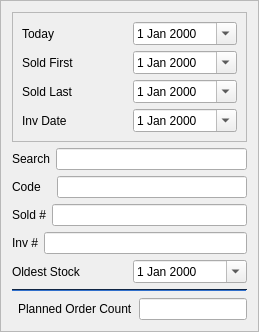
        <widget class="QFrame" name="frame_2">
         <property name="frameShape">
          <enum>QFrame::StyledPanel</enum>
         </property>
         <property name="frameShadow">
          <enum>QFrame::Raised</enum>
         </property>
         <layout class="QGridLayout" name="gridLayout_5">
          <item row="2" column="0">
           <layout class="QHBoxLayout" name="horizontalLayout_2">
            <item>
             <widget class="QLabel" name="label_3">
              <property name="text">
               <string>Code   </string>
              </property>
             </widget>
            </item>
            <item>
             <widget class="QLineEdit" name="lineEdit_3">
              <property name="placeholderText">
               <string/>
              </property>
             </widget>
            </item>
           </layout>
          </item>
          <item row="8" column="0">
           <layout class="QHBoxLayout" name="horizontalLayout_6">
            <item>
             <widget class="Line" name="line">
              <property name="orientation">
               <enum>Qt::Horizontal</enum>
              </property>
             </widget>
            </item>
            <item>
             <widget class="QLabel" name="label_7">
              <property name="text">
               <string>Planned Order Count</string>
              </property>
             </widget>
            </item>
            <item>
             <widget class="QLineEdit" name="lineEdit_7">
              <property name="placeholderText">
               <string/>
              </property>
             </widget>
            </item>
           </layout>
          </item>
          <item row="6" column="0">
           <layout class="QHBoxLayout" name="horizontalLayout_3">
            <item>
             <widget class="QLabel" name="label_8">
              <property name="text">
               <string>Oldest Stock</string>
              </property>
             </widget>
            </item>
            <item>
             <widget class="QDateEdit" name="dateEdit">
              <property name="calendarPopup">
               <bool>true</bool>
              </property>
             </widget>
            </item>
           </layout>
          </item>
          <item row="3" column="0">
           <layout class="QHBoxLayout" name="horizontalLayout_5">
            <item>
             <widget class="QLabel" name="label_6">
              <property name="text">
               <string>Sold #</string>
              </property>
             </widget>
            </item>
            <item>
             <widget class="QLineEdit" name="lineEdit_6">
              <property name="placeholderText">
               <string/>
              </property>
             </widget>
            </item>
           </layout>
          </item>
          <item row="5" column="0">
           <layout class="QHBoxLayout" name="horizontalLayout_4">
            <item>
             <widget class="QLabel" name="label_5">
              <property name="text">
               <string>Inv #</string>
              </property>
             </widget>
            </item>
            <item>
             <widget class="QLineEdit" name="lineEdit_5">
              <property name="placeholderText">
               <string/>
              </property>
             </widget>
            </item>
           </layout>
          </item>
          <item row="1" column="0">
           <layout class="QHBoxLayout" name="horizontalLayout">
            <item>
             <widget class="QLabel" name="label_2">
              <property name="text">
               <string>Search</string>
              </property>
             </widget>
            </item>
            <item>
             <widget class="QLineEdit" name="lineEdit_2">
              <property name="placeholderText">
               <string/>
              </property>
             </widget>
            </item>
           </layout>
          </item>
          <item row="7" column="0">
           <widget class="Line" name="line_2">
            <property name="palette">
             <palette>
              <active>
               <colorrole role="WindowText">
                <brush brushstyle="SolidPattern">
                 <color alpha="255">
                  <red>0</red>
                  <green>0</green>
                  <blue>0</blue>
                 </color>
                </brush>
               </colorrole>
               <colorrole role="Button">
                <brush brushstyle="SolidPattern">
                 <color alpha="255">
                  <red>32</red>
                  <green>74</green>
                  <blue>135</blue>
                 </color>
                </brush>
               </colorrole>
               <colorrole role="Light">
                <brush brushstyle="SolidPattern">
                 <color alpha="255">
                  <red>48</red>
                  <green>111</green>
                  <blue>203</blue>
                 </color>
                </brush>
               </colorrole>
               <colorrole role="Midlight">
                <brush brushstyle="SolidPattern">
                 <color alpha="255">
                  <red>40</red>
                  <green>92</green>
                  <blue>169</blue>
                 </color>
                </brush>
               </colorrole>
               <colorrole role="Dark">
                <brush brushstyle="SolidPattern">
                 <color alpha="255">
                  <red>16</red>
                  <green>37</green>
                  <blue>67</blue>
                 </color>
                </brush>
               </colorrole>
               <colorrole role="Mid">
                <brush brushstyle="SolidPattern">
                 <color alpha="255">
                  <red>21</red>
                  <green>49</green>
                  <blue>90</blue>
                 </color>
                </brush>
               </colorrole>
               <colorrole role="Text">
                <brush brushstyle="SolidPattern">
                 <color alpha="255">
                  <red>0</red>
                  <green>0</green>
                  <blue>0</blue>
                 </color>
                </brush>
               </colorrole>
               <colorrole role="BrightText">
                <brush brushstyle="SolidPattern">
                 <color alpha="255">
                  <red>255</red>
                  <green>255</green>
                  <blue>255</blue>
                 </color>
                </brush>
               </colorrole>
               <colorrole role="ButtonText">
                <brush brushstyle="SolidPattern">
                 <color alpha="255">
                  <red>0</red>
                  <green>0</green>
                  <blue>0</blue>
                 </color>
                </brush>
               </colorrole>
               <colorrole role="Base">
                <brush brushstyle="SolidPattern">
                 <color alpha="255">
                  <red>255</red>
                  <green>255</green>
                  <blue>255</blue>
                 </color>
                </brush>
               </colorrole>
               <colorrole role="Window">
                <brush brushstyle="SolidPattern">
                 <color alpha="255">
                  <red>32</red>
                  <green>74</green>
                  <blue>135</blue>
                 </color>
                </brush>
               </colorrole>
               <colorrole role="Shadow">
                <brush brushstyle="SolidPattern">
                 <color alpha="255">
                  <red>0</red>
                  <green>0</green>
                  <blue>0</blue>
                 </color>
                </brush>
               </colorrole>
               <colorrole role="AlternateBase">
                <brush brushstyle="SolidPattern">
                 <color alpha="255">
                  <red>143</red>
                  <green>164</green>
                  <blue>195</blue>
                 </color>
                </brush>
               </colorrole>
               <colorrole role="ToolTipBase">
                <brush brushstyle="SolidPattern">
                 <color alpha="255">
                  <red>255</red>
                  <green>255</green>
                  <blue>220</blue>
                 </color>
                </brush>
               </colorrole>
               <colorrole role="ToolTipText">
                <brush brushstyle="SolidPattern">
                 <color alpha="255">
                  <red>0</red>
                  <green>0</green>
                  <blue>0</blue>
                 </color>
                </brush>
               </colorrole>
               <colorrole role="PlaceholderText">
                <brush brushstyle="SolidPattern">
                 <color alpha="128">
                  <red>0</red>
                  <green>0</green>
                  <blue>0</blue>
                 </color>
                </brush>
               </colorrole>
              </active>
              <inactive>
               <colorrole role="WindowText">
                <brush brushstyle="SolidPattern">
                 <color alpha="255">
                  <red>0</red>
                  <green>0</green>
                  <blue>0</blue>
                 </color>
                </brush>
               </colorrole>
               <colorrole role="Button">
                <brush brushstyle="SolidPattern">
                 <color alpha="255">
                  <red>32</red>
                  <green>74</green>
                  <blue>135</blue>
                 </color>
                </brush>
               </colorrole>
               <colorrole role="Light">
                <brush brushstyle="SolidPattern">
                 <color alpha="255">
                  <red>48</red>
                  <green>111</green>
                  <blue>203</blue>
                 </color>
                </brush>
               </colorrole>
               <colorrole role="Midlight">
                <brush brushstyle="SolidPattern">
                 <color alpha="255">
                  <red>40</red>
                  <green>92</green>
                  <blue>169</blue>
                 </color>
                </brush>
               </colorrole>
               <colorrole role="Dark">
                <brush brushstyle="SolidPattern">
                 <color alpha="255">
                  <red>16</red>
                  <green>37</green>
                  <blue>67</blue>
                 </color>
                </brush>
               </colorrole>
               <colorrole role="Mid">
                <brush brushstyle="SolidPattern">
                 <color alpha="255">
                  <red>21</red>
                  <green>49</green>
                  <blue>90</blue>
                 </color>
                </brush>
               </colorrole>
               <colorrole role="Text">
                <brush brushstyle="SolidPattern">
                 <color alpha="255">
                  <red>0</red>
                  <green>0</green>
                  <blue>0</blue>
                 </color>
                </brush>
               </colorrole>
               <colorrole role="BrightText">
                <brush brushstyle="SolidPattern">
                 <color alpha="255">
                  <red>255</red>
                  <green>255</green>
                  <blue>255</blue>
                 </color>
                </brush>
               </colorrole>
               <colorrole role="ButtonText">
                <brush brushstyle="SolidPattern">
                 <color alpha="255">
                  <red>0</red>
                  <green>0</green>
                  <blue>0</blue>
                 </color>
                </brush>
               </colorrole>
               <colorrole role="Base">
                <brush brushstyle="SolidPattern">
                 <color alpha="255">
                  <red>255</red>
                  <green>255</green>
                  <blue>255</blue>
                 </color>
                </brush>
               </colorrole>
               <colorrole role="Window">
                <brush brushstyle="SolidPattern">
                 <color alpha="255">
                  <red>32</red>
                  <green>74</green>
                  <blue>135</blue>
                 </color>
                </brush>
               </colorrole>
               <colorrole role="Shadow">
                <brush brushstyle="SolidPattern">
                 <color alpha="255">
                  <red>0</red>
                  <green>0</green>
                  <blue>0</blue>
                 </color>
                </brush>
               </colorrole>
               <colorrole role="AlternateBase">
                <brush brushstyle="SolidPattern">
                 <color alpha="255">
                  <red>143</red>
                  <green>164</green>
                  <blue>195</blue>
                 </color>
                </brush>
               </colorrole>
               <colorrole role="ToolTipBase">
                <brush brushstyle="SolidPattern">
                 <color alpha="255">
                  <red>255</red>
                  <green>255</green>
                  <blue>220</blue>
                 </color>
                </brush>
               </colorrole>
               <colorrole role="ToolTipText">
                <brush brushstyle="SolidPattern">
                 <color alpha="255">
                  <red>0</red>
                  <green>0</green>
                  <blue>0</blue>
                 </color>
                </brush>
               </colorrole>
               <colorrole role="PlaceholderText">
                <brush brushstyle="SolidPattern">
                 <color alpha="128">
                  <red>0</red>
                  <green>0</green>
                  <blue>0</blue>
                 </color>
                </brush>
               </colorrole>
              </inactive>
              <disabled>
               <colorrole role="WindowText">
                <brush brushstyle="SolidPattern">
                 <color alpha="255">
                  <red>16</red>
                  <green>37</green>
                  <blue>67</blue>
                 </color>
                </brush>
               </colorrole>
               <colorrole role="Button">
                <brush brushstyle="SolidPattern">
                 <color alpha="255">
                  <red>32</red>
                  <green>74</green>
                  <blue>135</blue>
                 </color>
                </brush>
               </colorrole>
               <colorrole role="Light">
                <brush brushstyle="SolidPattern">
                 <color alpha="255">
                  <red>48</red>
                  <green>111</green>
                  <blue>203</blue>
                 </color>
                </brush>
               </colorrole>
               <colorrole role="Midlight">
                <brush brushstyle="SolidPattern">
                 <color alpha="255">
                  <red>40</red>
                  <green>92</green>
                  <blue>169</blue>
                 </color>
                </brush>
               </colorrole>
               <colorrole role="Dark">
                <brush brushstyle="SolidPattern">
                 <color alpha="255">
                  <red>16</red>
                  <green>37</green>
                  <blue>67</blue>
                 </color>
                </brush>
               </colorrole>
               <colorrole role="Mid">
                <brush brushstyle="SolidPattern">
                 <color alpha="255">
                  <red>21</red>
                  <green>49</green>
                  <blue>90</blue>
                 </color>
                </brush>
               </colorrole>
               <colorrole role="Text">
                <brush brushstyle="SolidPattern">
                 <color alpha="255">
                  <red>16</red>
                  <green>37</green>
                  <blue>67</blue>
                 </color>
                </brush>
               </colorrole>
               <colorrole role="BrightText">
                <brush brushstyle="SolidPattern">
                 <color alpha="255">
                  <red>255</red>
                  <green>255</green>
                  <blue>255</blue>
                 </color>
                </brush>
               </colorrole>
               <colorrole role="ButtonText">
                <brush brushstyle="SolidPattern">
                 <color alpha="255">
                  <red>16</red>
                  <green>37</green>
                  <blue>67</blue>
                 </color>
                </brush>
               </colorrole>
               <colorrole role="Base">
                <brush brushstyle="SolidPattern">
                 <color alpha="255">
                  <red>32</red>
                  <green>74</green>
                  <blue>135</blue>
                 </color>
                </brush>
               </colorrole>
               <colorrole role="Window">
                <brush brushstyle="SolidPattern">
                 <color alpha="255">
                  <red>32</red>
                  <green>74</green>
                  <blue>135</blue>
                 </color>
                </brush>
               </colorrole>
               <colorrole role="Shadow">
                <brush brushstyle="SolidPattern">
                 <color alpha="255">
                  <red>0</red>
                  <green>0</green>
                  <blue>0</blue>
                 </color>
                </brush>
               </colorrole>
               <colorrole role="AlternateBase">
                <brush brushstyle="SolidPattern">
                 <color alpha="255">
                  <red>32</red>
                  <green>74</green>
                  <blue>135</blue>
                 </color>
                </brush>
               </colorrole>
               <colorrole role="ToolTipBase">
                <brush brushstyle="SolidPattern">
                 <color alpha="255">
                  <red>255</red>
                  <green>255</green>
                  <blue>220</blue>
                 </color>
                </brush>
               </colorrole>
               <colorrole role="ToolTipText">
                <brush brushstyle="SolidPattern">
                 <color alpha="255">
                  <red>0</red>
                  <green>0</green>
                  <blue>0</blue>
                 </color>
                </brush>
               </colorrole>
               <colorrole role="PlaceholderText">
                <brush brushstyle="SolidPattern">
                 <color alpha="128">
                  <red>0</red>
                  <green>0</green>
                  <blue>0</blue>
                 </color>
                </brush>
               </colorrole>
              </disabled>
             </palette>
            </property>
            <property name="orientation">
             <enum>Qt::Horizontal</enum>
            </property>
           </widget>
          </item>
          <item row="0" column="0">
           <widget class="QFrame" name="frame_5">
            <property name="frameShape">
             <enum>QFrame::StyledPanel</enum>
            </property>
            <property name="frameShadow">
             <enum>QFrame::Raised</enum>
            </property>
            <layout class="QGridLayout" name="gridLayout_2">
             <item row="1" column="0">
              <layout class="QHBoxLayout" name="horizontalLayout_9">
               <item>
                <widget class="QLabel" name="label_11">
                 <property name="text">
                  <string>Sold First</string>
                 </property>
                </widget>
               </item>
               <item>
                <widget class="QDateEdit" name="dateEdit_4">
                 <property name="calendarPopup">
                  <bool>true</bool>
                 </property>
                </widget>
               </item>
              </layout>
             </item>
             <item row="2" column="0">
              <layout class="QHBoxLayout" name="horizontalLayout_7">
               <item>
                <widget class="QLabel" name="label_9">
                 <property name="text">
                  <string>Sold Last</string>
                 </property>
                </widget>
               </item>
               <item>
                <widget class="QDateEdit" name="dateEdit_2">
                 <property name="calendarPopup">
                  <bool>true</bool>
                 </property>
                </widget>
               </item>
              </layout>
             </item>
             <item row="3" column="0">
              <layout class="QHBoxLayout" name="horizontalLayout_10">
               <item>
                <widget class="QLabel" name="label_12">
                 <property name="text">
                  <string>Inv Date</string>
                 </property>
                </widget>
               </item>
               <item>
                <widget class="QDateEdit" name="dateEdit_5">
                 <property name="calendarPopup">
                  <bool>true</bool>
                 </property>
                </widget>
               </item>
              </layout>
             </item>
             <item row="0" column="0">
              <layout class="QHBoxLayout" name="horizontalLayout_11">
               <item>
                <widget class="QLabel" name="label_13">
                 <property name="text">
                  <string>Today</string>
                 </property>
                </widget>
               </item>
               <item>
                <widget class="QDateEdit" name="dateEdit_6">
                 <property name="calendarPopup">
                  <bool>true</bool>
                 </property>
                </widget>
               </item>
              </layout>
             </item>
            </layout>
           </widget>
          </item>
         </layout>
        </widget>
